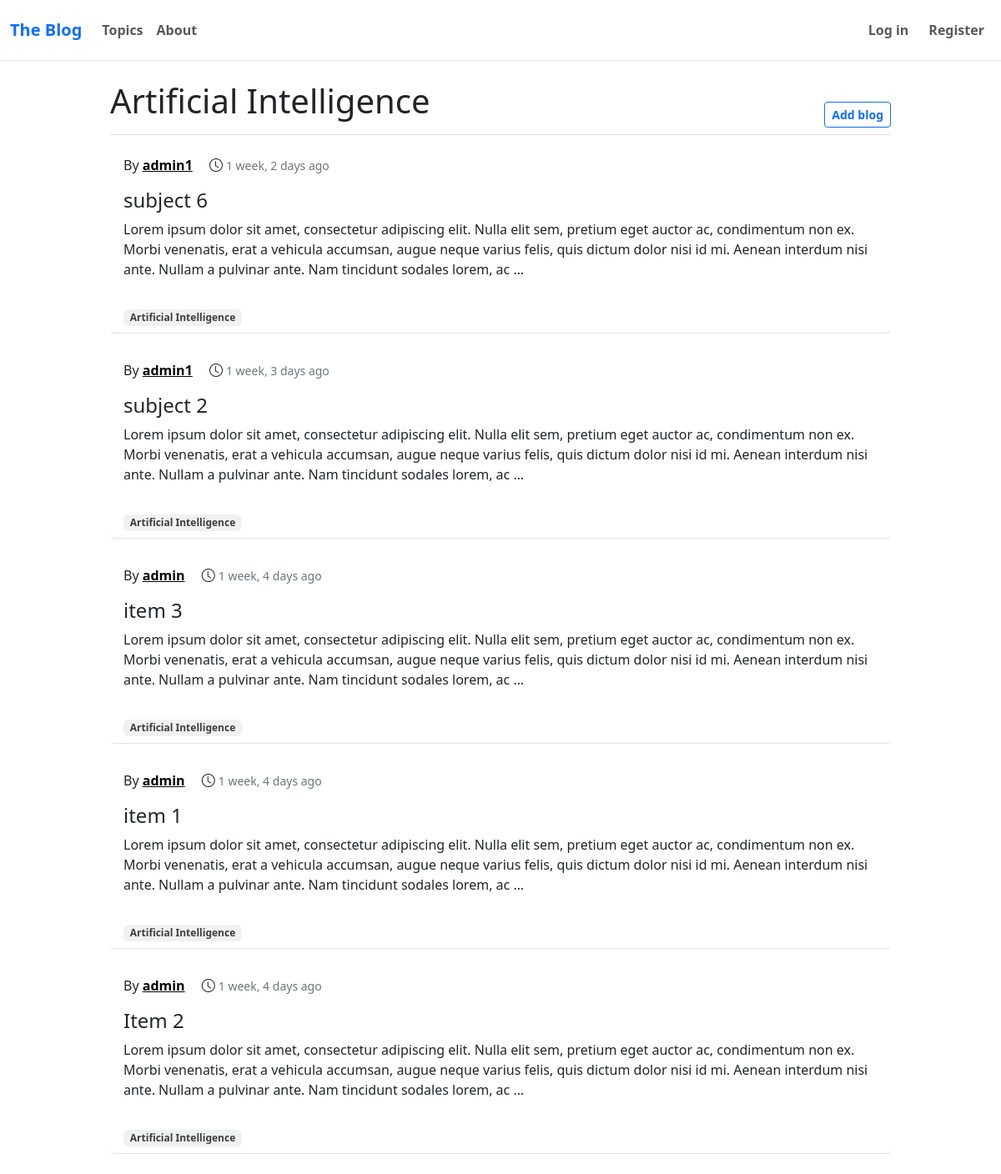
Page /topics/ai/ on the committed database.
### blogs/models.py (models this page shows, shortened)
class Topic(models.Model):
    name = models.CharField(max_length=50)
    date_added = models.DateTimeField(auto_now_add=True)
    slug = models.SlugField(max_length=50, unique=True)
    def __str__(self):
        return self.name

class Entry(models.Model):
    topic = models.ForeignKey(Topic, on_delete=models.CASCADE)
    title = models.CharField(max_length=100)
    text = models.TextField()
    slug = models.SlugField(max_length=100, unique=True)
    date_added = models.DateTimeField(auto_now_add=True)
    date_modified = models.DateTimeField(auto_now=True)
    owner = models.ForeignKey(User, on_delete=models.CASCADE)
    public = models.BooleanField(default=True)
    class Meta:
        verbose_name_plural = 'entries'

### blogs/views.py (the view)
# urls.py: path('topics/<slug:slug>/', views.topic, name='topic'),
def topic(request, slug):
    topic = Topic.objects.get(slug=slug)
    entries = topic.entry_set.filter(public=True).order_by('-date_added')
    context = {
        'topic': topic,
        'entries': entries,
    }
    return render(request, 'blogs/topic.html', context)

### blogs/templates/blogs/topic.html (shortened to what this page needs)
{% extends 'blogs/base.html' %}
{% block header %}
    <div class="d-flex align-items-end">
        <h1>{{ topic }}</h1>
        <a href="{% url 'blogs:new_entry' topic.slug %}" class="btn btn-outline-primary btn-sm fw-semibold ms-auto">Add blog</a>
    </div>
{% endblock header %}
{% block content %}
    {% for entry in entries %}
        <article>
            <div class="card border-0 border-bottom mb-4">
                <div class="card-header border-0 bg-transparent">
                    By <a href="{% url 'blogs:user_entries' entry.owner.username %}" class="fw-semibold text-black">{{ entry.owner.username }}</a>
                    <i class="bi bi-clock ms-3 me-1"></i><small class="text-secondary" title="{{ entry.date_added|date:'M d, Y H:i' }}">{{ entry.date_added|timesince }} ago</small>
                </div>
                <div class="card-body py-2">
                    <h4 class="card-title">
                        <a href="{% url 'blogs:entry_detail' entry.slug %}" class="hover-link text-reset">{{ entry.title }}</a>
                    </h4>
                    <div class="card-text">{{ entry.text|truncatechars:300|linebreaks }}</div>
                </div>
                <div class="card-footer border-0 bg-transparent">
                    <a href="{% url 'blogs:topic' entry.topic.slug %}"
                    class="badge text-decoration-none text-black text-opacity-75 bg-secondary bg-opacity-10">{{ entry.topic }}</a>
                </div>
            </div>
        </article>
    {% empty %}
        <h3>No entries have been added.</h3>
    {% endfor %}
{% endblock content %}

### blogs/templates/blogs/base.html (shortened to what this page needs)
<!DOCTYPE html>
<html lang="en">
    <head>
        {% load django_bootstrap5 %}
        {% bootstrap_css %}
        <link rel="stylesheet" href="https://cdn.jsdelivr.net/npm/bootstrap-icons@1.10.5/font/bootstrap-icons.css">
    </head>
    <body>
        <nav class="navbar navbar-expand-md navbar-light sticky-top bg-white mb-4 py-3 border-bottom">
            <div class="container-fluid">
                <a class="navbar-brand text-primary fw-semibold" href="{% url 'blogs:index' %}">The Blog</a>
                <div class="collapse navbar-collapse" id="navbarCollapse">
                    <ul class="navbar-nav me-auto">
                        <li class="nav-item">
                            <a class="nav-link fw-semibold" href="{% url 'blogs:topics' %}">Topics</a>
                        </li>
                        <li class="nav-item">
                            <a class="nav-link fw-semibold" href="{% url 'blogs:about' %}">About</a>
                        </li>
                    </ul>
                    <ul class="navbar-nav ms-auto">
                        {% if user.is_authenticated %}
                            <li class="nav-item mx-2">
                                <div class="dropdown">
                                    <button type="button" class="btn btn-outline-secondary" data-bs-toggle="dropdown" aria-expanded="false">
                                        {{ user.username }}
                                    </button>
                                    <div class="dropdown-menu dropdown-menu-end">
                                        <a class="dropdown-item" href="{% url 'blogs:user_entries' user.username %}">My blogs</a>
                                        <hr class="dropdown-divider">
                                        <form class="dropdown-item px-0" action="{% url 'accounts:logout' %}" method="post">
                                            {% csrf_token %}
                                            <button type="submit" class="text-start border-0 bg-transparent px-3 w-100">Logout</button>
                                        </form>
                                    </div>
                                </div>
                            </li>
                        {% else %}
                            <li class="nav-item ms-2">
                                <a class="nav-link fw-semibold" href="{% url 'accounts:login' %}">Log in</a>
                            </li>
                            <li class="nav-item ms-2">
                                <a class="nav-link fw-semibold" href="{% url 'accounts:register' %}">Register</a>
                            </li>
                        {% endif %}
                    </ul>
                </div>
            </div>
        </nav>
        <main style="max-width: 960px; margin: auto;">
            <div class="container">
                <div class="pb-2 mb-3 border-bottom">
                    {% block header %}{% endblock header %}
                </div>
                <div>
                    {% block content %}{% endblock content %}
                </div>
            </div>
        </main>
    </body>
</html>

### blogs/templates/blogs/base.html (style rules this page uses)
.hover-link:link { text-decoration: none; }

### rows in the picture
Topic: name "Artificial Intelligence"
Entry: owner.username "admin1", date_added "1 week, 2 days", title "subject 6", text "Lorem ipsum dolor sit amet, consectetur adipiscing elit. Nulla elit sem, pretium eget auctor ac, condimentum non ex. Morbi venenatis, erat a vehicula accumsan, augue neque varius felis, quis dictum dolor nisi id mi. Aenean interdum nisi ante. Nullam a pulvinar ante. Nam tincidunt sodales lorem, ac …", topic "Artificial Intelligence"
Entry: owner.username "admin1", date_added "1 week, 3 days", title "subject 2", text "Lorem ipsum dolor sit amet, consectetur adipiscing elit. Nulla elit sem, pretium eget auctor ac, condimentum non ex. Morbi venenatis, erat a vehicula accumsan, augue neque varius felis, quis dictum dolor nisi id mi. Aenean interdum nisi ante. Nullam a pulvinar ante. Nam tincidunt sodales lorem, ac …", topic "Artificial Intelligence"
Entry: owner.username "admin", date_added "1 week, 4 days", title "item 3", text "Lorem ipsum dolor sit amet, consectetur adipiscing elit. Nulla elit sem, pretium eget auctor ac, condimentum non ex. Morbi venenatis, erat a vehicula accumsan, augue neque varius felis, quis dictum dolor nisi id mi. Aenean interdum nisi ante. Nullam a pulvinar ante. Nam tincidunt sodales lorem, ac …", topic "Artificial Intelligence"
Entry: owner.username "admin", date_added "1 week, 4 days", title "item 1", text "Lorem ipsum dolor sit amet, consectetur adipiscing elit. Nulla elit sem, pretium eget auctor ac, condimentum non ex. Morbi venenatis, erat a vehicula accumsan, augue neque varius felis, quis dictum dolor nisi id mi. Aenean interdum nisi ante. Nullam a pulvinar ante. Nam tincidunt sodales lorem, ac …", topic "Artificial Intelligence"
Entry: owner.username "admin", date_added "1 week, 4 days", title "Item 2", text "Lorem ipsum dolor sit amet, consectetur adipiscing elit. Nulla elit sem, pretium eget auctor ac, condimentum non ex. Morbi venenatis, erat a vehicula accumsan, augue neque varius felis, quis dictum dolor nisi id mi. Aenean interdum nisi ante. Nullam a pulvinar ante. Nam tincidunt sodales lorem, ac …", topic "Artificial Intelligence"
